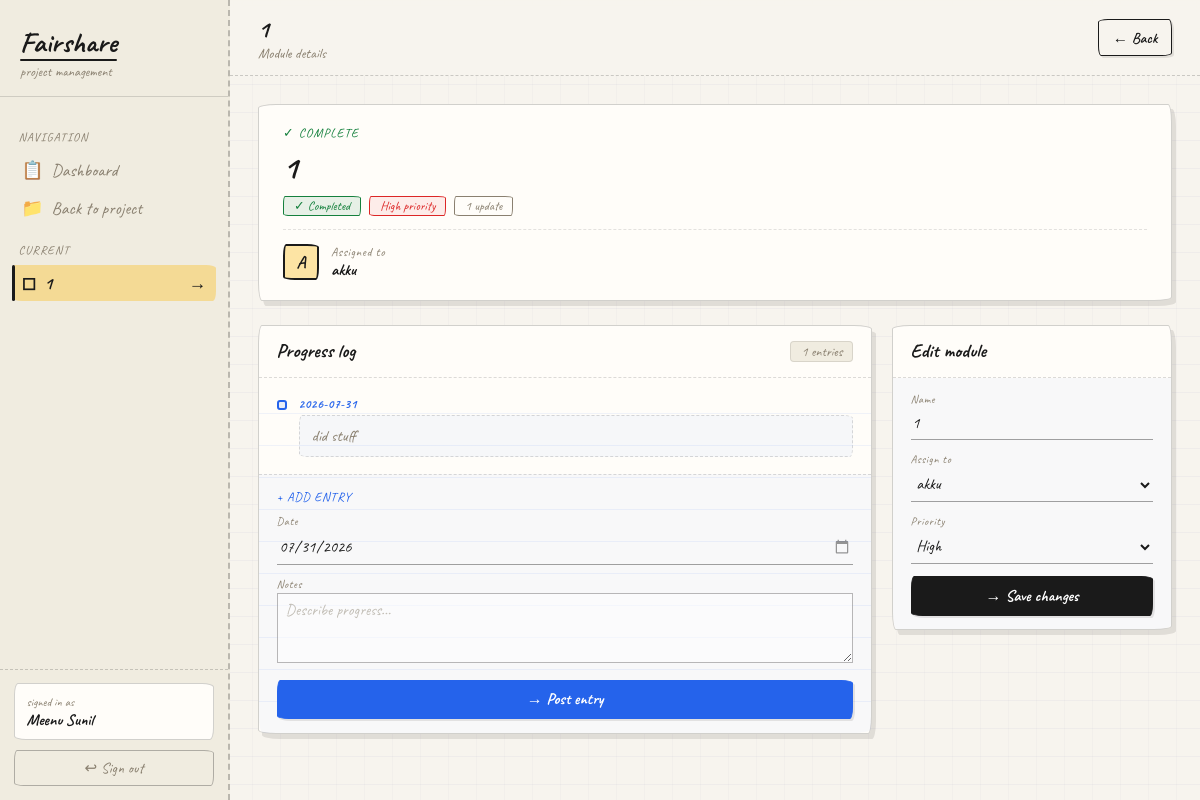
The page /module/14 (signed in) on the database its author committed.
### tables this page shows
CREATE TABLE modules (id INTEGER PRIMARY KEY AUTOINCREMENT, name TEXT NOT NULL, project_id INTEGER, assigned_member_id INTEGER, completed INTEGER DEFAULT 0, priority TEXT DEFAULT 'Medium', FOREIGN KEY (project_id) REFERENCES projects(id) ON DELETE CASCADE, FOREIGN KEY (assigned_member_id) REFERENCES members(id));

CREATE TABLE members (id INTEGER PRIMARY KEY AUTOINCREMENT, name TEXT NOT NULL, project_id INTEGER, FOREIGN KEY (project_id) REFERENCES projects(id) ON DELETE CASCADE);

CREATE TABLE module_updates (id INTEGER PRIMARY KEY AUTOINCREMENT, module_id INTEGER, update_date TEXT, update_text TEXT, FOREIGN KEY (module_id) REFERENCES modules(id) ON DELETE CASCADE);

### app.py (the view)
@app.route("/module/<int:module_id>")
@login_required
def module_members(module_id):
    conn = get_db_connection()
    module = conn.execute("SELECT * FROM modules WHERE id = ?", (module_id,)).fetchone()
    if not owns_project(module["project_id"]):
        conn.close()
        return redirect(url_for("home"))
    member      = conn.execute("SELECT * FROM members WHERE id = ?", (module["assigned_member_id"],)).fetchone()
    updates     = conn.execute(
        "SELECT * FROM module_updates WHERE module_id = ? ORDER BY update_date DESC", (module_id,)
    ).fetchall()
    all_members = conn.execute(
        "SELECT * FROM members WHERE project_id = ?", (module["project_id"],)
    ).fetchall()
    conn.close()
    return render_template(
        "module_members.html",
        module=module,
        member=member,
        updates=updates,
        all_members=all_members,
        user_name=session.get("user_name")
    )

### app.py (called while the page is built)
def get_db_connection():
    conn = sqlite3.connect(DB_PATH, timeout=30)
    conn.row_factory = sqlite3.Row
    conn.execute("PRAGMA journal_mode=WAL")
    conn.execute("PRAGMA foreign_keys = ON")  # Always on, not just in delete routes
    return conn

def login_required(f):
    @wraps(f)
    def decorated(*args, **kwargs):
        if "user_id" not in session:
            return redirect(url_for("login"))
        return f(*args, **kwargs)
    return decorated

def owns_project(project_id):
    conn = get_db_connection()
    project = conn.execute(
        "SELECT user_id FROM projects WHERE id = ?", (project_id,)
    ).fetchone()
    conn.close()
    if not project:
        return False
    return project["user_id"] is None or project["user_id"] == session.get("user_id")

### templates/module_members.html (shortened to what this page needs)
<!DOCTYPE html>
<html lang="en">
<head>
</head>
<body>
  <aside class="sidebar">
    <div class="sb-logo">
      <div class="sb-logo-name">Fairshare</div>
      <div class="sb-logo-sub">project management</div>
    </div>
    <nav class="sb-nav">
      <div class="sb-section">Navigation</div>
      <a href="{{ url_for('home') }}" class="sb-item"><span>📋</span> Dashboard <span class="sb-item-arrow">→</span></a>
      <a href="{{ url_for('project_modules', project_id=module.project_id) }}" class="sb-item"><span>📁</span> Back to project <span class="sb-item-arrow">→</span></a>
      <div class="sb-section">Current</div>
      <div class="sb-item active"><span>◻</span> {{ module.name[:18] }}{{ '…' if module.name|length > 18 else '' }} <span class="sb-item-arrow">→</span></div>
    </nav>
    <div class="sb-footer">
      <div class="sb-user-card">
        <div class="sb-user-label">signed in as</div>
        <div class="sb-user-name">{{ user_name }}</div>
      </div>
      <form action="{{ url_for('logout') }}" method="get" style="margin:0">
        <button type="submit" class="sb-logout">↩ Sign out</button>
      </form>
    </div>
  </aside>
  <div class="main">
    <header class="topbar">
      <div>
        <div class="tb-title">{{ module.name }}</div>
        <div class="tb-sub">Module details</div>
      </div>
      <a href="{{ url_for('project_modules', project_id=module.project_id) }}" class="sketch-btn btn-ghost">← Back</a>
    </header>
    <div class="content">
      <div class="hero">
        <div class="hero-tag" style="color:{{ 'var(--green)' if module.completed else 'var(--amber)' }}">
          {{ '✓ Complete' if module.completed else '○ In progress' }}
        </div>
        <div class="hero-name">{{ module.name }}</div>
        <div class="hero-badges">
          {% if not module.completed %}
            <form method="POST" action="{{ url_for('complete_module', module_id=module.id) }}" style="display:contents">
              <button type="submit" class="btn-green">✓ Mark complete</button>
            </form>
          {% else %}
            <span class="badge badge-green">✓ Completed</span>
          {% endif %}
          <span class="badge {% if module.priority=='High' %}badge-red{% elif module.priority=='Low' %}badge-green{% else %}badge-amber{% endif %}">
            {{ module.priority }} priority
          </span>
          <span class="badge badge-pencil">{{ updates|length }} update{{ 's' if updates|length != 1 else '' }}</span>
        </div>
        <div class="assignee-row">
          {% if member %}
            <div class="assignee-avatar">{{ member.name[0].upper() }}</div>
            <div>
              <div class="assignee-label">Assigned to</div>
              <div class="assignee-name">{{ member.name }}</div>
            </div>
          {% else %}
            <div class="assignee-avatar" style="background:var(--paper-2);color:var(--pencil)">?</div>
            <div>
              <div class="assignee-label">Assigned to</div>
              <div class="assignee-name" style="color:var(--pencil)">Unassigned</div>
            </div>
          {% endif %}
        </div>
      </div>
      <div class="grid-2">
        <div class="timeline-sheet">
          <div class="sheet-header">
            <div class="sheet-title">Progress log</div>
            <span class="sheet-count">{{ updates|length }} entries</span>
          </div>
          {% if updates %}
            <div class="timeline">
              {% for update in updates %}
                <div class="tl-item" style="animation-delay:{{ loop.index * 0.06 }}s">
                  <div class="tl-connector">
                    <div class="tl-dot"></div>
                  </div>
                  <div style="flex:1">
                    <div class="tl-date">{{ update.update_date }}</div>
                    <div class="tl-text">{{ update.update_text }}</div>
                  </div>
                </div>
              {% endfor %}
            </div>
          {% else %}
            <div class="no-updates">No entries yet.<br>Log the first update below.</div>
          {% endif %}
          <div class="add-form">
            <div class="add-form-title">+ Add entry</div>
            <form method="POST" action="{{ url_for('add_update', module_id=module.id) }}">
              <div class="field-sm">
                <label class="ff-lbl">Date</label>
                <input type="date" name="update_date" class="sketch-input-sm" id="upDate" required/>
              </div>
              <div class="field-sm">
                <label class="ff-lbl">Notes</label>
                <textarea name="update_text" class="sketch-input-sm" placeholder="Describe progress..." required></textarea>
              </div>
              <button type="submit" class="btn-post">→ Post entry</button>
            </form>
          </div>
        </div>
        <div>
          <div class="edit-panel">
            <div class="sheet-header">
              <div class="sheet-title">Edit module</div>
            </div>
            <div class="add-form" style="border-top:none;border-radius:0 0 18px 4px / 0 0 4px 18px">
              <form method="POST" action="{{ url_for('edit_module', module_id=module.id) }}">
                <div class="field-sm">
                  <label class="ff-lbl">Name</label>
                  <input type="text" name="module_name" class="sketch-input-sm" value="{{ module.name }}" required/>
                </div>
                <div class="field-sm">
                  <label class="ff-lbl">Assign to</label>
                  <select name="assigned_member" class="sketch-input-sm">
                    {% for m in all_members %}
                      <option value="{{ m.id }}" {{ 'selected' if m.id == module.assigned_member_id else '' }}>{{ m.name }}</option>
                    {% endfor %}
                  </select>
                </div>
                <div class="field-sm">
                  <label class="ff-lbl">Priority</label>
                  <select name="priority" class="sketch-input-sm">
                    <option value="High"   {{ 'selected' if module.priority=='High'   else '' }}>High</option>
                  </select>
                </div>
                <button type="submit" class="btn-post" style="background:var(--ink);border-color:var(--ink)">→ Save changes</button>
              </form>
            </div>
          </div>
        </div>
      </div>
    </div>
  </div>
</body>
</html>

### rows shown on the page
modules: name "1", completed "✓ COMPLETE", priority "High", module_name "1"
members: name "A", name "akku"
module_updates: update_date "2026-07-31", update_text "did stuff"

### other values the page prints
{{ user_name }} "Meenu Sunil"
{{ updates|length }} "1"
form field assigned_member "akku"
